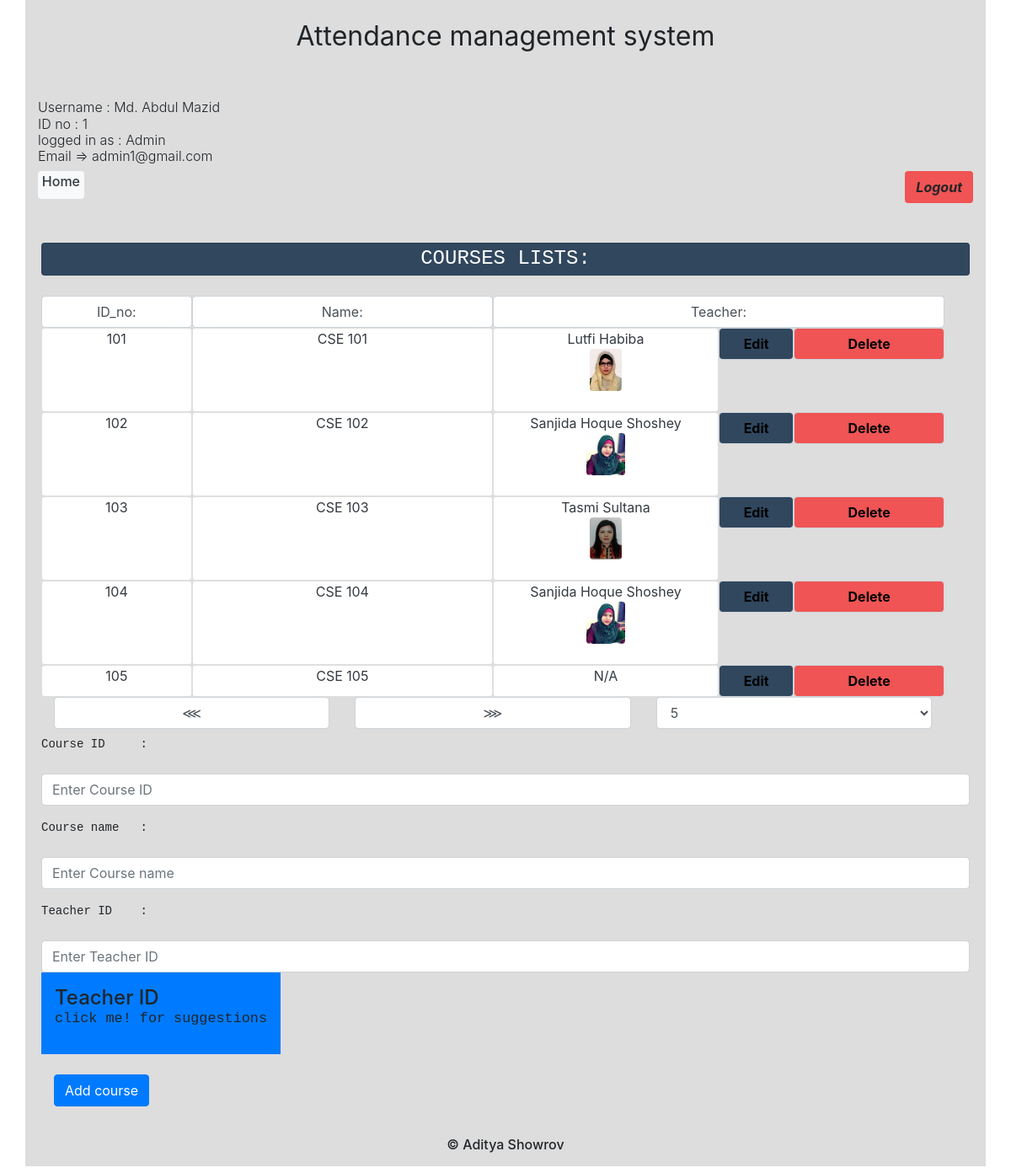
The app's page /coursesEdit.php (signed in) with its own data.
### tables this page shows
CREATE TABLE `courses` (
  `id` int(11) NOT NULL,
  `t_id` int(11) NOT NULL,
  `name` varchar(255) NOT NULL
);

CREATE TABLE `teacher` (
  `id` int(11) NOT NULL,
  `name` varchar(255) NOT NULL,
  `email` varchar(255) NOT NULL,
  `image` varchar(255) NOT NULL,
  `address` text NOT NULL
);

### coursesEdit.php (the view, shortened to what this page needs)
<?php
require 'header.php';
$rangeC = $_SESSION['rangeC'];
$indexC = $_SESSION['indexC'];
?>
<form method="POST" action="<?php echo $_SERVER['PHP_SELF']?>" class="p-1">
    <h4 class="text-center  card my-4 p-1 text-white text-monospace text-uppercase" style="background-color:#30475E">Courses lists:</h4>
    <?php
        if($_SESSION['cl']==1){
            $_SESSION['cl'] = 1;
            $sql = "SELECT * FROM courses WHERE id < $indexC ORDER BY id DESC LIMIT $rangeC";
        }else if($_SESSION['cr']==1){
            $sql = "SELECT * FROM courses WHERE id > $indexC LIMIT $rangeC";
        }
        $stmt = $pdo->prepare($sql);
        $stmt->execute();
        $data = $stmt->fetchAll(PDO::FETCH_ASSOC);
    ?>
    <div class="row col-12">
        <div class="col-2  text-center  form-control">ID_no:</div>
        <div class="col-4  text-center  form-control">Name:</div>
        <div class="col-6  text-center  form-control">Teacher:</div>
        <?php
        foreach($data as $info) {
            $teacherId = $info['t_id'];
            $sql = "SELECT * FROM teacher WHERE id = $teacherId";
            $stmt = $pdo->prepare($sql);
            $stmt->execute();
            $dataName = $stmt->fetchAll(PDO::FETCH_ASSOC);
        ?>
        <div class="col-2  selectAll text-center text-dark font-weight-normal a card"><?php echo ''.$info['id'].'';?></div>
        <div class="col-4  selectAll text-center text-dark font-weight-normal a card"><?php echo $info['name'];?></div>
        <div class="col-3  selectAll text-center text-dark font-weight-normal a card" data-toggle="tooltip" data-placement="right" title="Teacher ID = <?php if($teacherId > 0){echo $dataName[0]['id'];}else{ echo 'N/A';}?>" ><?php if($teacherId > 0){echo $dataName[0]['name']."<br><center><img class=\"img bg-light rounded\" src='images/".$dataName[0]['image']."' > </center> <br>";}else{ echo 'N/A';}?>
        </div>
        <div class="col-1 text-center font-weight-bolder b form-control edit" type="button" data-toggle="modal" data-target="#myModal<?php echo $info['id']?>">
            <span>Edit</span>
        </div>
        <div class="col-2 text-center font-weight-bolder form-control delete" style="background-color:#F05454" type="button" data-toggle="modal" data-target="#myModald<?php echo $info['id']?>">
            <span>Delete</span>
        </div>
        <?php }?>
        <div class="col-4 ">
            <button name="cl" class="col-12  form-control">&#x022D8;</button>
        </div>
        <div id="a" class="col-4 ">
            <button name="cr" class="col-12  form-control">&#x022D9;</button>
        </div>
        <div id="a" class="col-4 ">
            <select class="form-control" name="rangeC">
                <option <?php if(isset($_SESSION['rangeC'])&&$_SESSION['rangeC']==5){echo 'selected';}?>>5</option>
            </select>
        </div>
    </div>
</form>
<form method="POST" action="<?php echo $_SERVER['PHP_SELF']?>" class="p-1">
    <div class="form-group">
        <label for="cid">
            <pre>Course ID     : </pre>
        </label>
        <input type="number" class="form-control" id="cid" placeholder="Enter Course ID" name="addCid" value="" required>
    </div>
    <div class="form-group">
        <label for="cname">
            <pre>Course name   : </pre>
        </label>
        <input type="text" class="form-control" id="cname" placeholder="Enter Course name" name="addCname" value="" required>
    </div>
    <div class="form-group">
        <label for="">
            <pre>Teacher ID    : </pre>
        </label>
        <input type="number" class="form-control" id="tid" placeholder="Enter Teacher ID" name="addTid" value="" required>
        <div id="" class="dropdown1" onclick="showOC1();">
            <h4 class="bg-primary p-3 row-of-icons">Teacher ID <small><pre>click me! for suggestions</pre></small></h4>
        </div>
    </div>
    <div class="form-group">
        <div class="col-sm-offset-2 col-sm-10">
            <button id="submit" type="submit" class="btn btn-primary">Add course</button>
        </div>
    </div>
</form>
<?php
require 'footer.php';
?>

### css/style.css (style rules this page uses)
input { color: green; }

### coursesEdit.php (style rules this page uses)
.selectAll { cursor: -webkit-grab; cursor: grab; -webkit-user-select: all; -moz-user-select: all; -ms-user-select: all; user-select: all; }
.edit,.delete,button { color: black; cursor: pointer; }
.dropdown1 { display: inline-block; cursor: default; -webkit-user-select: none; -moz-user-select: none; -ms-user-select: none; user-select: none; }
.img { height: 50px; width: auto; max-wi dth: 100px; }
.a { background-color: white; }
.b { background-color: #30475E; }

### records on screen
courses: id "101", name "CSE 101", teacher.name "Lutfi Habiba", teacher.image (picture)
courses: id "102", name "CSE 102", teacher.name "Sanjida Hoque Shoshey", teacher.image (picture)
courses: id "103", name "CSE 103", teacher.name "Tasmi Sultana", teacher.image (picture)
courses: id "104", name "CSE 104", teacher.name "Sanjida Hoque Shoshey", teacher.image (picture)
courses: id "105", name "CSE 105", t_id "N/A"

### other values on screen
$_SESSION['name'] "Md. Abdul Mazid"
$_SESSION['id'] "1"
$_SESSION['role'] "Admin"
$_SESSION['email'] "admin1@gmail.com"
